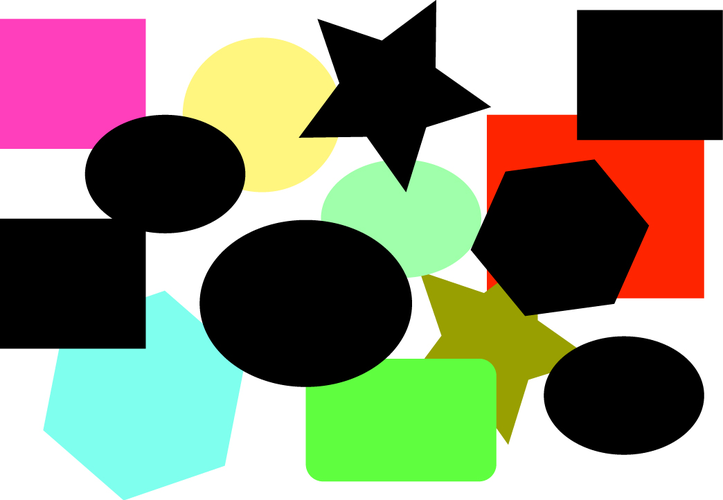
#> input picture ML/shapes.png, 723 x 500 px
$ python -i dmlutils.py   (imports and definitions only)
#> lines starting #> are read from the running program, lines starting #| are printed output that depends on the picture; after the words box and inside, x2 and y2 are one past the last pixel; in counts of white or black regions, pixels touching at a corner belong together
#> further down, picture is the input picture: shape (500, 723, 3); mean B, G, R 118.3, 139.1, 137.9
"""."""
# -*- coding: utf-8 -*-
from datetime import datetime
import numpy as np
import cv2
import math
import imutils
import pathlib
from functools import lru_cache

from typing import Tuple, Union, List, Iterable, cast  # , Any, NewType, TypeVar
from mytypes import imageType, contourType, pointType, intArray


# [15 lines left out: function set_res, not called in this run]

# @lru_cache(maxsize = 128, typed=True)


def get_outlined_image(frame: imageType) -> imageType:
    grayed: imageType = cv2.cvtColor(frame, cv2.COLOR_BGR2GRAY)
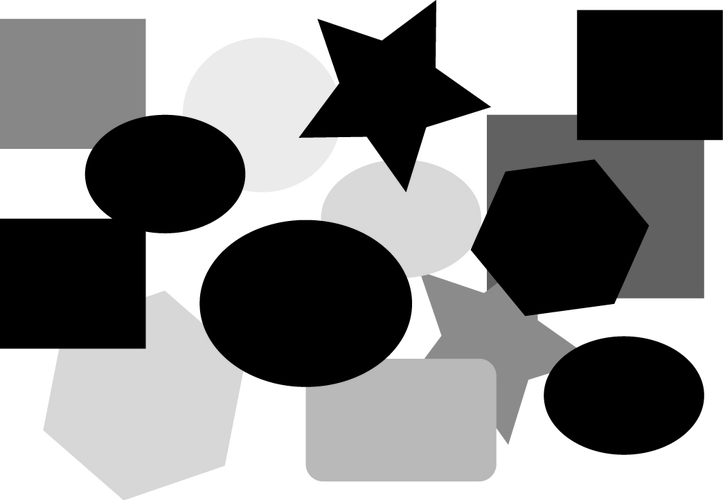
#> grayed: shape (500, 723); min 0, max 255, mean 136.4
    blurred: imageType = cv2.GaussianBlur(grayed, (9, 9), 0)
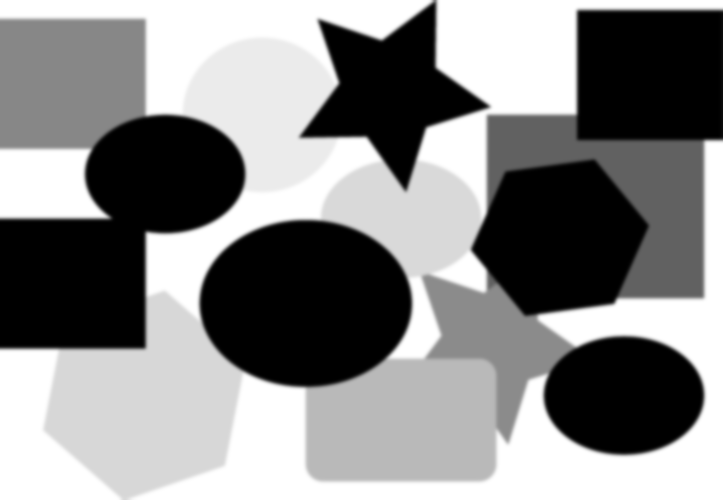
#> blurred: shape (500, 723); min 0, max 255, mean 136.4
    #cv2.imwrite(R'.\data\ceria_grey.png', grayed)
    #cv2.imwrite(R'.\data\ceria_blurred.png', blurred)
    # perform edge detection, then perform a dilation + erosion to close gaps
    edged: imageType = cv2.Canny(blurred, 20, 100)
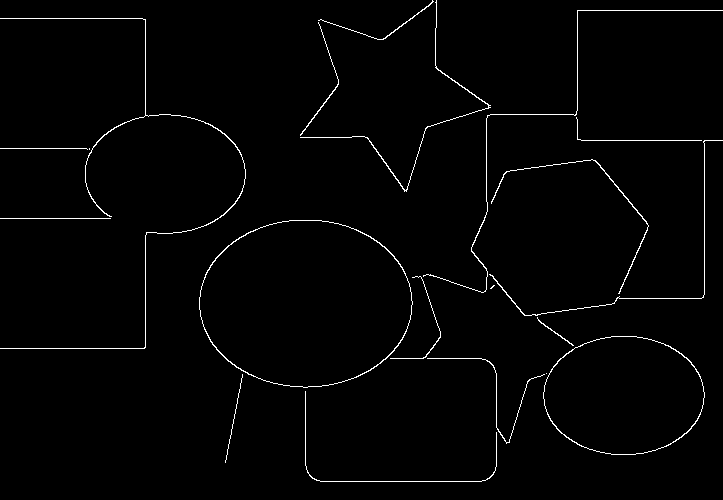
#> edged: shape (500, 723); 1.5% white in thin lines or dots
    # cv2.imwrite(R'.\data\ceria_initedge.png', edged)
    edged = cv2.dilate(edged, None, iterations=1)
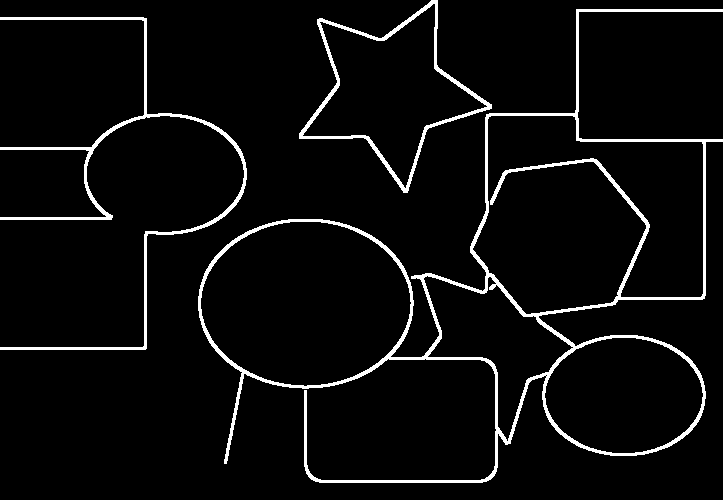
#> edged: shape (500, 723); 4.8% white; 3 white regions, box (x1, y1, x2, y2) and area: (198, 9, 723, 483) 11385, (0, 17, 247, 350) 3603, (299, 0, 492, 193) 2444
    edged = cv2.erode(edged, None, iterations=1)
#> edged: shape (500, 723); 1.5% white in thin lines or dots
    # cv2.imwrite(R'.\data\ceria_grey.png', grayed)
    return edged


# @lru_cache(maxsize=128, typed=True)
# [142 lines left out: functions get_largest_contour, get_contour_lims, calc_contact_angle, drop_params, get_image_skew, crop_outlined_image and 2 more, not called in this run]

>>> import cv2
>>> picture = cv2.imread('shapes.png')
>>> result = get_outlined_image(picture)
